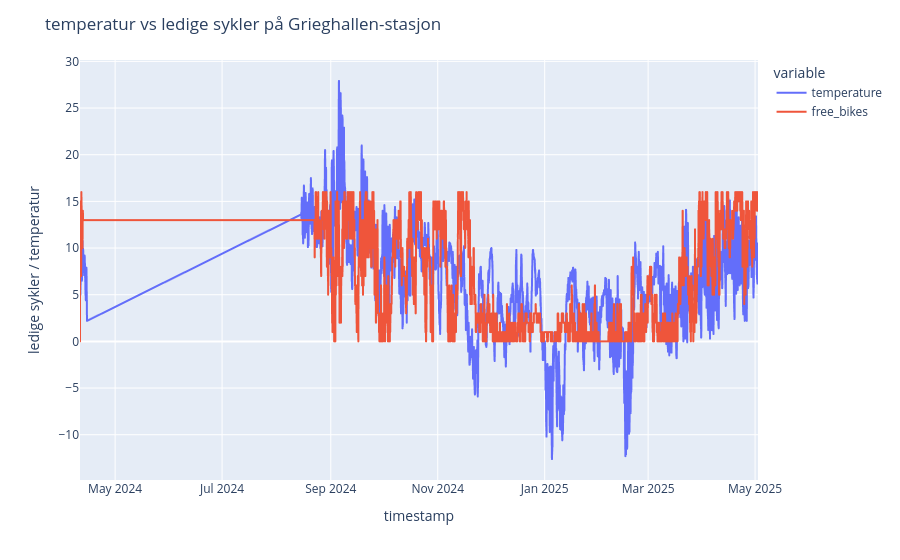

Notebook source saved alongside this figure:
### Code cell
# visualiserer sammenhengen mellom temperatur og ledige sykler på Grieghallen-stasjon via lineplot
merged_df_grieghallen = merged_df[merged_df["station"]=="Grieghallen"]

fig = px.line(merged_df_grieghallen, "timestamp", ["temperature", "free_bikes"])
fig.update_layout(title="temperatur vs ledige sykler på Grieghallen-stasjon",
              yaxis_title="ledige sykler / temperatur")
fig.show()

### Figure 1 — Plotly figure (JSON) as saved in the notebook; plotly's stock layout.template omitted (floating-point values rounded to 4 significant figures; data arrays with more than 128 entries replaced by an {"elided": "..."} marker saying what was removed)
{"data": [{"hovertemplate": "variable=temperature<br>timestamp=%{x}<br>value=%{y}<extra></extra>", "legendgroup": "temperature", "line": {"color": "#636efa", "dash": "solid"}, "marker": {"symbol": "circle"}, "mode": "lines", "name": "temperature", "showlegend": true, "type": "scattergl", "x": {"elided": "6354 str values"}, "xaxis": "x", "y": {"elided": "6354 float values"}, "yaxis": "y"}, {"hovertemplate": "variable=free_bikes<br>timestamp=%{x}<br>value=%{y}<extra></extra>", "legendgroup": "free_bikes", "line": {"color": "#EF553B", "dash": "solid"}, "marker": {"symbol": "circle"}, "mode": "lines", "name": "free_bikes", "showlegend": true, "type": "scattergl", "x": {"elided": "6354 str values"}, "xaxis": "x", "y": {"elided": "6354 float values"}, "yaxis": "y"}], "layout": {"legend": {"title": {"text": "variable"}, "tracegroupgap": 0}, "margin": {"t": 60}, "title": {"text": "temperatur vs ledige sykler på Grieghallen-stasjon"}, "xaxis": {"anchor": "y", "domain": [0, 1], "title": {"text": "timestamp"}}, "yaxis": {"anchor": "x", "domain": [0, 1], "title": {"text": "ledige sykler / temperatur"}}}}
